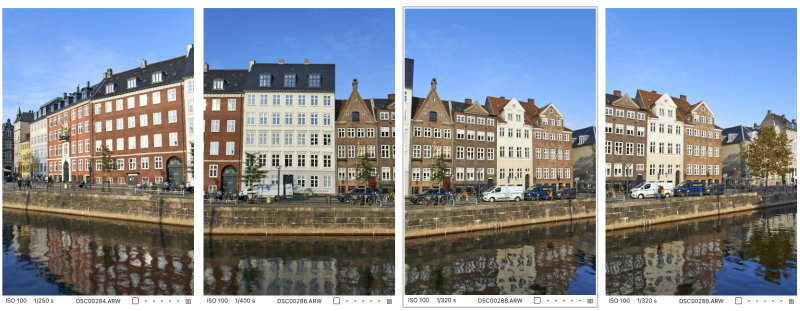
#> input picture images/photo1.png, 1600 x 621 px (shown at 1/2 size); its folder holds 4 pictures in this run; the run also reads 2 pictures not shown here
$ jupyter execute panorama.ipynb
#> lines starting #> are read from the running program, lines starting #| are printed output that depends on the picture; after the words box and inside, x2 and y2 are one past the last pixel; in counts of white or black regions, pixels touching at a corner belong together
[cell 1]
import cv2
import numpy as np
import matplotlib.pyplot as plt
import os

plt.rcParams['figure.figsize'] = (18,6)

[cell 2]
base_path = "images"

files = [f for f in os.listdir(base_path)
         if f.lower().endswith(('.jpg','.jpeg','.png'))]
files.sort()

if len(files) < 3:
    raise Exception("Need at least 3 images.")

img_left   = cv2.imread(os.path.join(base_path, files[0]))
#> img_left is the input picture: shape (621, 1600, 3); mean B, G, R 150.4, 139.7, 132.1
img_center = cv2.imread(os.path.join(base_path, files[1]))
img_right  = cv2.imread(os.path.join(base_path, files[2]))

img_left   = cv2.cvtColor(img_left, cv2.COLOR_BGR2RGB)
img_center = cv2.cvtColor(img_center, cv2.COLOR_BGR2RGB)
img_right  = cv2.cvtColor(img_right, cv2.COLOR_BGR2RGB)

plt.figure(figsize=(15,5))
plt.subplot(1,3,1); plt.imshow(img_left);   plt.title("Left");   plt.axis("off")
plt.subplot(1,3,2); plt.imshow(img_center); plt.title("Center"); plt.axis("off")
plt.subplot(1,3,3); plt.imshow(img_right);  plt.title("Right");  plt.axis("off")
plt.show()
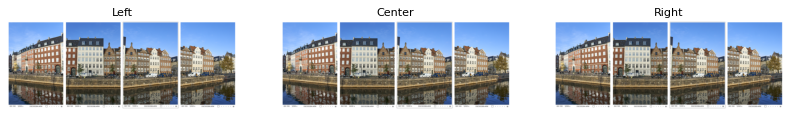
#> figure drawn by matplotlib, 3 panels

[cell 3]
gray_left   = cv2.cvtColor(img_left, cv2.COLOR_RGB2GRAY)
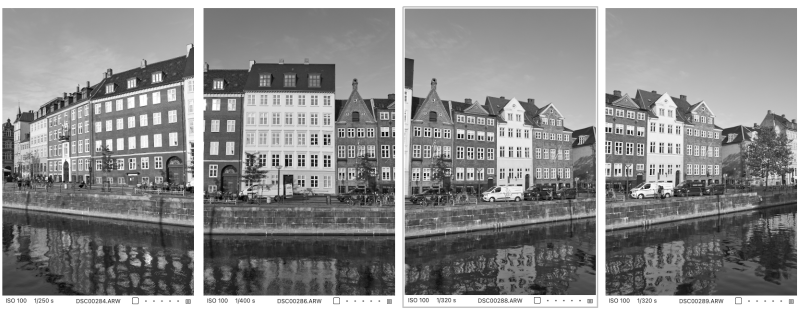
#> gray_left: shape (621, 1600) (shown at 1/2 size); min 0, max 255, mean 138.7
gray_center = cv2.cvtColor(img_center, cv2.COLOR_RGB2GRAY)
gray_right  = cv2.cvtColor(img_right, cv2.COLOR_RGB2GRAY)

sift = cv2.SIFT_create()

kp_left, des_left     = sift.detectAndCompute(gray_left, None)
#> kp_left = 9954 keypoints; strongest (x, y, size): (852, 258, 2.3), (838, 257, 2.4), (1320, 288, 2.6), (944, 307, 2.6)
kp_center, des_center = sift.detectAndCompute(gray_center, None)
#> kp_center has the same summary as kp_left
kp_right, des_right   = sift.detectAndCompute(gray_right, None)
#> kp_right has the same summary as kp_left

print("Keypoints:", len(kp_left), len(kp_center), len(kp_right))
#| Keypoints: 9954 9954 9954

[cell 4]
bf = cv2.BFMatcher()

def get_good_matches(des1, des2):
    matches = bf.knnMatch(des1, des2, k=2)
#> matches = 9954 matches
    good = []
    for m, n in matches:
        if m.distance < 0.75 * n.distance:
            good.append(m)
#> after the loop, good = 9954 matches
    return good

good_lc = get_good_matches(des_left, des_center)
#> good_lc = 9954 matches
good_rc = get_good_matches(des_right, des_center)
#> good_rc = 9954 matches

print("Good matches:", len(good_lc), len(good_rc))
#| Good matches: 9954 9954

[cell 5]
def compute_H(kp1, kp2, matches):
    src = np.float32([kp1[m.queryIdx].pt for m in matches]).reshape(-1,1,2)
    dst = np.float32([kp2[m.trainIdx].pt for m in matches]).reshape(-1,1,2)
    H, mask = cv2.findHomography(src, dst, cv2.RANSAC, 5.0)
#> H = [[1, -1.73e-15, 3.63e-12], [-1.87e-15, 1, 2.08e-12], [-5.03e-18, -2.57e-18, 1]]; mask = 9954 values from 1 to 1
    return H

H_lc = compute_H(kp_left,  kp_center, good_lc)
#> H_lc has the same summary as H in compute_H
H_rc = compute_H(kp_right, kp_center, good_rc)
#> H_rc has the same summary as H in compute_H

[cell 6]
def get_corners(img, H):
    h, w = img.shape[:2]
    corners = np.float32([[0,0],[0,h],[w,h],[w,0]]).reshape(-1,1,2)
    return cv2.perspectiveTransform(corners, H)

h_c, w_c = img_center.shape[:2]
#> h_c = 621; w_c = 1600

corners_center = np.float32([[0,0],[0,h_c],[w_c,h_c],[w_c,0]]).reshape(-1,1,2)
corners_left   = get_corners(img_left,  H_lc)
#> corners_left = [[3.63e-12, 2.08e-12], [2.56e-12, 621], [1600, 621], [1600, -9.07e-13]]
corners_right  = get_corners(img_right, H_rc)
#> corners_right has the same summary as corners_left

all_corners = np.concatenate((corners_center, corners_left, corners_right), axis=0)
#> all_corners = [[0, 0], [0, 621], [1600, 621], [1600, 0], [3.63e-12, 2.08e-12], [2.56e-12, 621], [1600, 621], [1600, -9.07e-13], [3.63e-12, 2.08e-12], [2.56e-12, 621], [1600, 621], [1600, -9.07e-13]]

[x_min, y_min] = np.int32(all_corners.min(axis=0).ravel())
#> x_min = 0; y_min = 0
[x_max, y_max] = np.int32(all_corners.max(axis=0).ravel())
#> x_max = 1600; y_max = 621

translation = [-x_min, -y_min]
#> translation = [0, 0]

T = np.array([[1,0,translation[0]],
              [0,1,translation[1]],
              [0,0,1]])
#> T = [[1, 0, 0], [0, 1, 0], [0, 0, 1]]

canvas_w = x_max - x_min
#> canvas_w = 1600
canvas_h = y_max - y_min
#> canvas_h = 621

[cell 7]
warp_left  = cv2.warpPerspective(img_left,  T @ H_lc, (canvas_w, canvas_h))
warp_right = cv2.warpPerspective(img_right, T @ H_rc, (canvas_w, canvas_h))

canvas = np.zeros((canvas_h, canvas_w, 3), dtype=np.uint8)

canvas[translation[1]:translation[1]+h_c,
       translation[0]:translation[0]+w_c] = img_center

[cell 8]
naive = canvas.copy()

mask_l = warp_left > 0
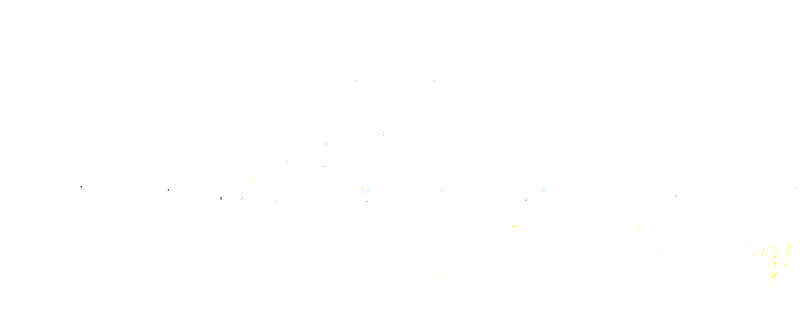
#> mask_l: shape (621, 1600, 3) bool (shown at 1/2 size); mean R, G, B 1, 1, 1
mask_r = warp_right > 0

naive[mask_l] = warp_left[mask_l]
naive[mask_r] = warp_right[mask_r]

plt.figure(figsize=(15,5))
plt.imshow(naive)
plt.title("Naive Panorama")
plt.axis("off")
plt.show()

[cell 9]
def smooth_blend(base, overlay):
    result = base.astype(np.float32)
    overlay = overlay.astype(np.float32)

    mask_base = np.sum(base, axis=2) > 0
#> mask_base: shape (621, 1600) bool; 100% white; black in thin lines or dots, all inside (x1, y1, x2, y2) = (161, 161, 1591, 404)
    mask_overlay = np.sum(overlay, axis=2) > 0
    overlap = mask_base & mask_overlay

    result[mask_overlay & ~overlap] = overlay[mask_overlay & ~overlap]

    alpha = cv2.GaussianBlur(overlap.astype(np.float32), (51,51), 0)
    alpha = np.repeat(alpha[:,:,None], 3, axis=2)
#> alpha: shape (621, 1600, 3) float32

    result = result*(1-alpha) + overlay*alpha

    return result.astype(np.uint8)

blend1 = smooth_blend(canvas, warp_left)
final_panorama = smooth_blend(blend1, warp_right)

plt.figure(figsize=(15,5))
plt.imshow(final_panorama)
plt.title("Final Blended Panorama")
plt.axis("off")
plt.show()

[cell 10]
gray = cv2.cvtColor(final_panorama, cv2.COLOR_RGB2GRAY)
ys, xs = np.where(gray > 0)

final = final_panorama[min(ys):max(ys), min(xs):max(xs)]
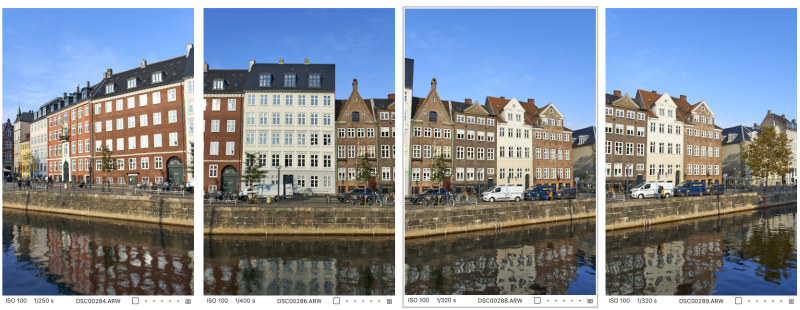
#> final: shape (620, 1599, 3) (shown at 1/2 size); mean R, G, B 131.8, 139.5, 150.2

plt.figure(figsize=(15,5))
plt.imshow(final)
plt.title("Final Cropped Panorama")
plt.axis("off")
plt.show()

[cell 11]
def exposure_compensation(base, overlay):
    mask = (np.sum(base, axis=2) > 0) & (np.sum(overlay, axis=2) > 0)
    if np.sum(mask) == 0:
        return overlay

    base_mean = np.mean(base[mask])
#> base_mean = 140.7
    overlay_mean = np.mean(overlay[mask])
#> overlay_mean = 140.7

    gain = base_mean / (overlay_mean + 1e-6)
#> gain = 1
    overlay = np.clip(overlay * gain, 0, 255)
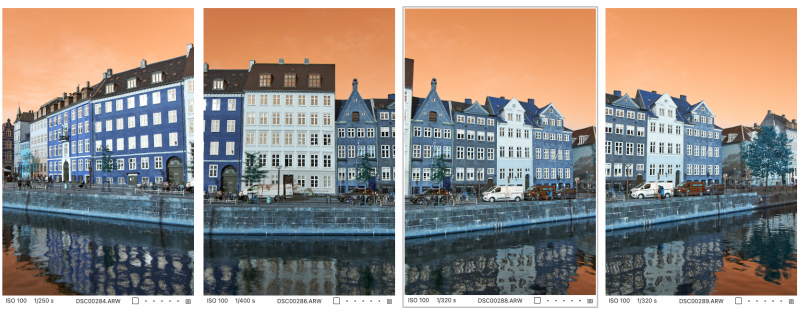
#> overlay: shape (621, 1600, 3) float64 (shown at 1/2 size); mean of channels 0, 1, 2 132.1, 139.7, 150.4; drawn as B, G, R

    return overlay.astype(np.uint8)

[cell 12]
warp_left  = exposure_compensation(canvas, warp_left)
warp_right = exposure_compensation(canvas, warp_right)

[cell 13]
def linear_blend(base, overlay):
    result = base.astype(np.float32)
    overlay = overlay.astype(np.float32)

    mask_base = np.sum(base, axis=2) > 0
    mask_overlay = np.sum(overlay, axis=2) > 0
#> mask_overlay: shape (621, 1600) bool; 100% white; black in thin lines or dots, all inside (x1, y1, x2, y2) = (41, 161, 1591, 404)
    overlap = mask_base & mask_overlay

    result[mask_overlay & ~overlap] = overlay[mask_overlay & ~overlap]

    # Compute horizontal gradient in overlap
    ys, xs = np.where(overlap)
    if len(xs) > 0:
        x_min = np.min(xs)
#> x_min = 0
        x_max = np.max(xs)
#> x_max = 1599
        width = x_max - x_min + 1
#> width = 1600

        for x in range(x_min, x_max + 1):
            alpha = (x - x_min) / width
            col = overlap[:, x]
            result[col, x] = (1 - alpha) * base[col, x] + alpha * overlay[col, x]
#> this loop made 1600 passes
#> alpha on passes 1 to 3: 0, 0.000625, 0.00125

    return result.astype(np.uint8)

[cell 14]
blend1 = linear_blend(canvas, warp_left)
final_panorama = linear_blend(blend1, warp_right)
#> the loop in linear_blend (call 2), `for x in range(x_min, x_max + 1):` made 1600 passes
#> after the loop in linear_blend (call 2), `for x in range(x_min, x_max + 1):`: result: shape (621, 1600, 3) float32; mean R, G, B 131.2, 138.8, 149.6

[cell 15]
gray = cv2.cvtColor(final_panorama, cv2.COLOR_RGB2GRAY)
_, thresh = cv2.threshold(gray, 1, 255, cv2.THRESH_BINARY)
#> thresh: shape (621, 1600); 100% white; black in thin lines or dots, all inside (x1, y1, x2, y2) = (14, 160, 1591, 573)

contours, _ = cv2.findContours(thresh, cv2.RETR_EXTERNAL, cv2.CHAIN_APPROX_SIMPLE)
#> contours = [[[0, 0], [0, 620], [1599, 620], [1599, 0]]]
cnt = max(contours, key=cv2.contourArea)
#> cnt = [[0, 0], [0, 620], [1599, 620], [1599, 0]]

x, y, w, h = cv2.boundingRect(cnt)
#> x = 0; y = 0; w = 1600; h = 621
final = final_panorama[y:y+h, x:x+w]

plt.figure(figsize=(15,5))
plt.imshow(final)
plt.title("Final Clean Panorama")
plt.axis("off")
plt.show()

[cell 16]
import cv2
import numpy as np

gray = cv2.cvtColor(final_panorama, cv2.COLOR_RGB2GRAY)
_, thresh = cv2.threshold(gray, 1, 255, cv2.THRESH_BINARY)

# Find contours
contours, _ = cv2.findContours(thresh, cv2.RETR_EXTERNAL, cv2.CHAIN_APPROX_SIMPLE)

# Largest valid area
cnt = max(contours, key=cv2.contourArea)

# Create mask of valid region
mask = np.zeros_like(gray)
cv2.drawContours(mask, [cnt], -1, 255, -1)
#> mask: shape (621, 1600); every value is 255

# Find bounding rectangle of contour
x, y, w, h = cv2.boundingRect(cnt)

# Crop safely
final = final_panorama[y:y+h, x:x+w]

plt.figure(figsize=(15,5))
plt.imshow(final)
plt.title("Final Proper Rectangle")
plt.axis("off")
plt.show()
